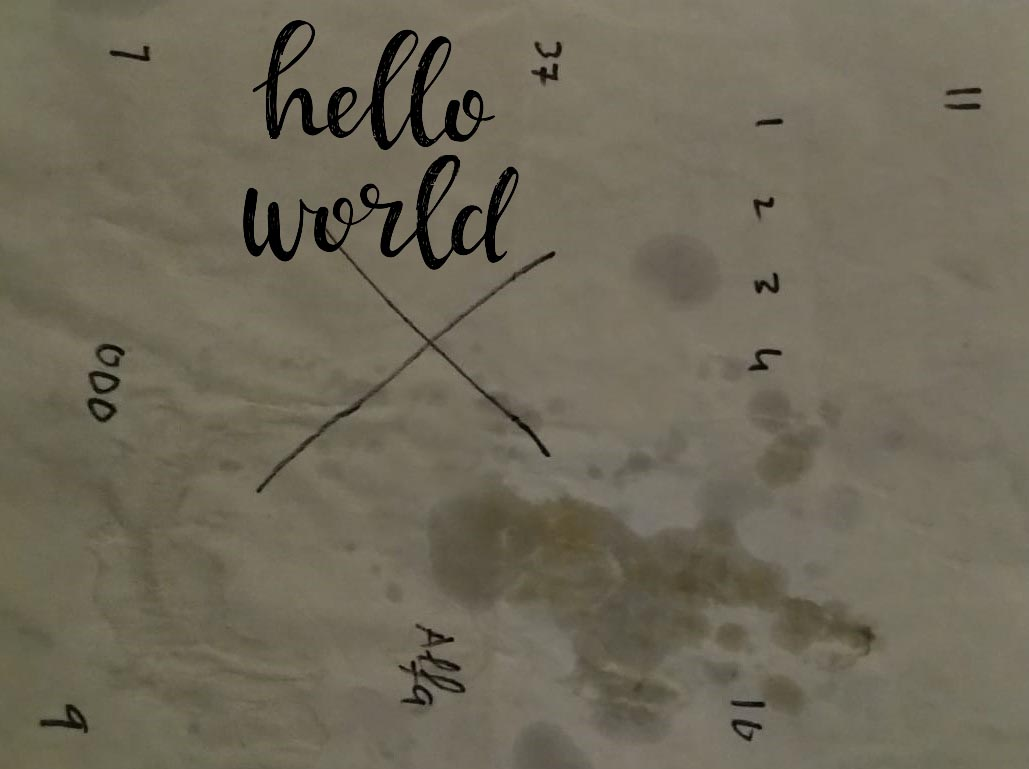
#> input picture test/very-bad-photo.jpg, 1029 x 769 px
$ python imageToGcode.py test/very-bad-photo.jpg   (older library calls are emulated)
#> lines starting #> are read from the running program, lines starting #| are printed output that depends on the picture; after the words box and inside, x2 and y2 are one past the last pixel; in counts of white or black regions, pixels touching at a corner belong together
import cv2
import numpy as np
import scipy.ndimage
import imutils
import fonctions
import sys
import os
import time
from math import hypot

# Retrieve image name from argument
img = sys.argv[1]


#$home = '/home/pi/'
home = os.getcwd()

path = home+'/'+img
print(path)
image = cv2.imread(path)
#> image is the input picture: shape (769, 1029, 3); mean B, G, R 89, 105.4, 111.6


# creating copy of original image
orig = image.copy()


# resize image so it can be processed
# choose optimal dimensions such that important content is not lost
#image = cv2.resize(image, (0,0), fx=0.5, fy=0.5)
#image = cv2.resize(image, (1500, 880))

#Set arbitraty max size (big size arout 3000 tested not working)

MAX_SIZE = 1600
height, width, channels = image.shape
#> height = 769; width = 1029; channels = 3

if(width > MAX_SIZE):
	height = round((MAX_SIZE*height)/width)
	width = MAX_SIZE
	image = cv2.resize(image, (width, height))
if(height > MAX_SIZE):
	image = cv2.resize(image, ( round((MAX_SIZE*width)/height), MAX_SIZE ))


###########################
# get sheet paper

###########################
# remove noises
gray = cv2.cvtColor(image, cv2.COLOR_BGR2GRAY)
blurred = cv2.GaussianBlur(image, (5, 5), 0)

hsv = cv2.cvtColor(image, cv2.COLOR_BGR2HSV)
#> hsv: shape (769, 1029, 3); mean H, S, V 22.4, 54.9, 111.6

# use script "get HSV and RGB Color.py" to get right settings
lower_white = np.array([0,0,100],dtype=np.uint8)
upper_white = np.array([179,255,255],dtype=np.uint8)

mask = cv2.inRange(hsv, lower_white, upper_white)
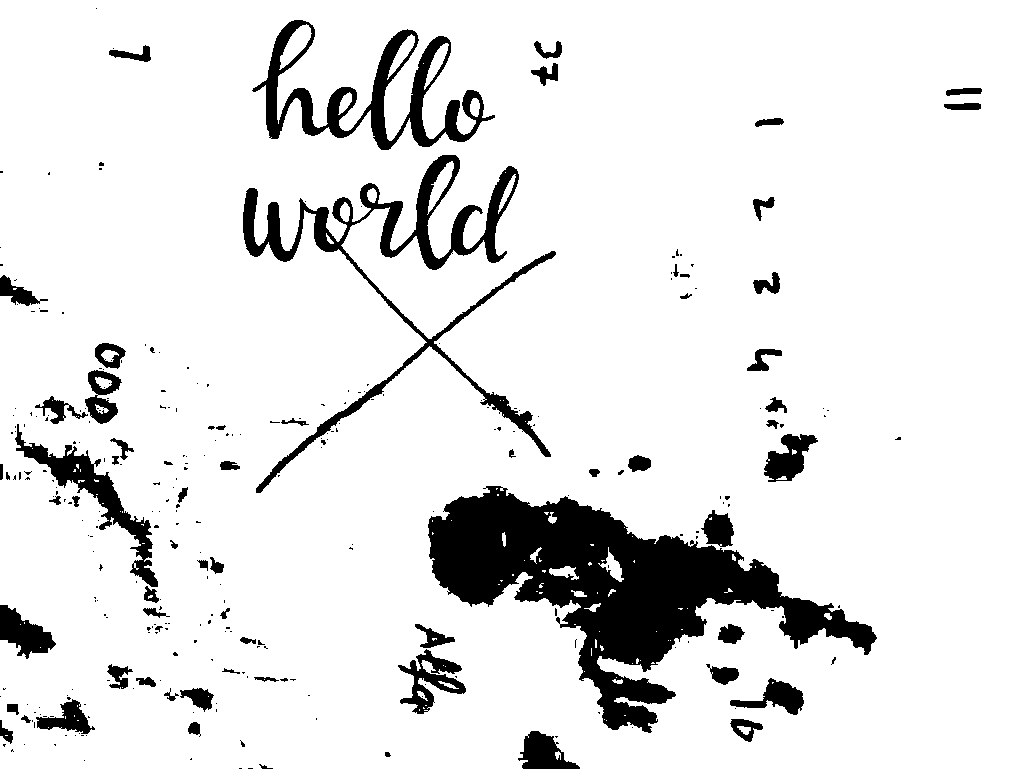
#> mask: shape (769, 1029); 89.6% white; 302 black regions (235 under 20 px)

##(4) find all the external contours on the threshed S
#_, cnts, _ = cv2.findContours(threshed, cv2.RETR_EXTERNAL, cv2.CHAIN_APPROX_SIMPLE)
cnts = cv2.findContours(mask, cv2.RETR_EXTERNAL, cv2.CHAIN_APPROX_SIMPLE)[-2]
#> cnts = 7 contours, 5 with area under 20; largest, box (x1, y1, x2, y2) and area: (0, 0, 1029, 769) 785530, (555, 751, 561, 760) 21

canvas  = image.copy()
cv2.drawContours(canvas, cnts, -1, (0,255,0), 1)

## sort and choose the largest contour
cnts = sorted(cnts, key = cv2.contourArea)
cnt = cnts[-1]
#> cnt = contour of 293 points, box (x1, y1, x2, y2) (0, 0, 1029, 769), area 785530


## approx the contour, so the get the corner points
arclen = cv2.arcLength(cnt, True)
#> arclen = 4013.4
approx = cv2.approxPolyDP(cnt, 0.02* arclen, True)
#> approx = [[0, 0], [0, 768], [1028, 768], [1028, 0]]
#cv2.drawContours(canvas, [cnt], -1, (255,0,0), 2, cv2.LINE_AA)
cv2.drawContours(canvas, [approx], -1, (0, 0, 255), 2, cv2.LINE_AA)


###########################
# convert image to sketch
###########################
def grayscale(rgb):
	return np.dot(rgb[...,:3],[0.259,0.587,0.114])  #  0.299,0.587,0.114  0.109,0.587,0.254
                              #0.199       0.001
def dodge(front,back):
	result=front*255/(255-back)
	result[result>255]=255
	result[back==255]=255
	return result.astype('uint8')

g=grayscale(image)
i=255-g
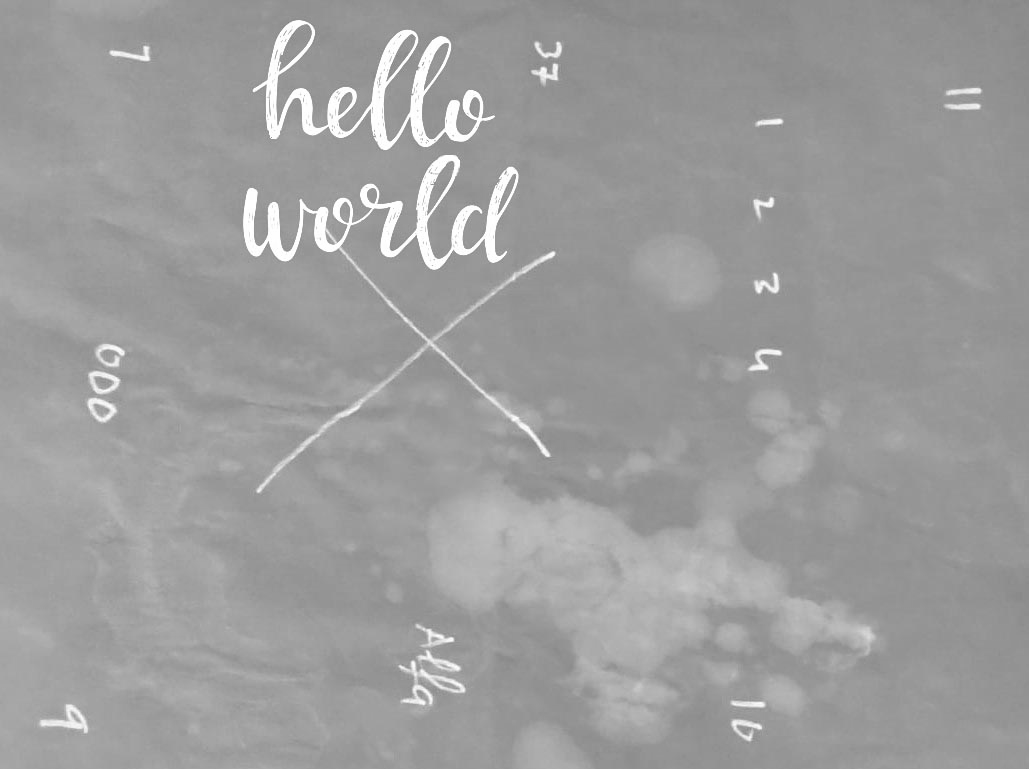
#> i: shape (769, 1029) float64; min 123.4, max 255, mean 157.4

b=scipy.ndimage.filters.gaussian_filter(i,sigma=10)
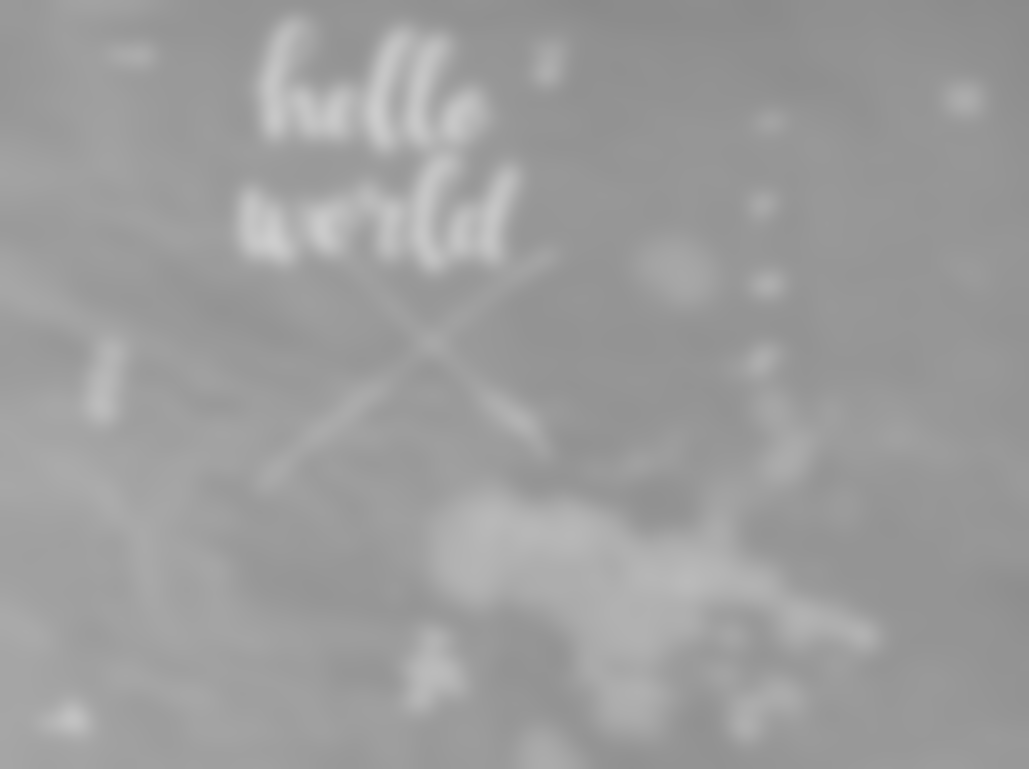
#> b: shape (769, 1029) float64; min 138.6, max 205.9, mean 157.4
sketch=dodge(b,g)
#> in dodge, `result[result>255]=255`:
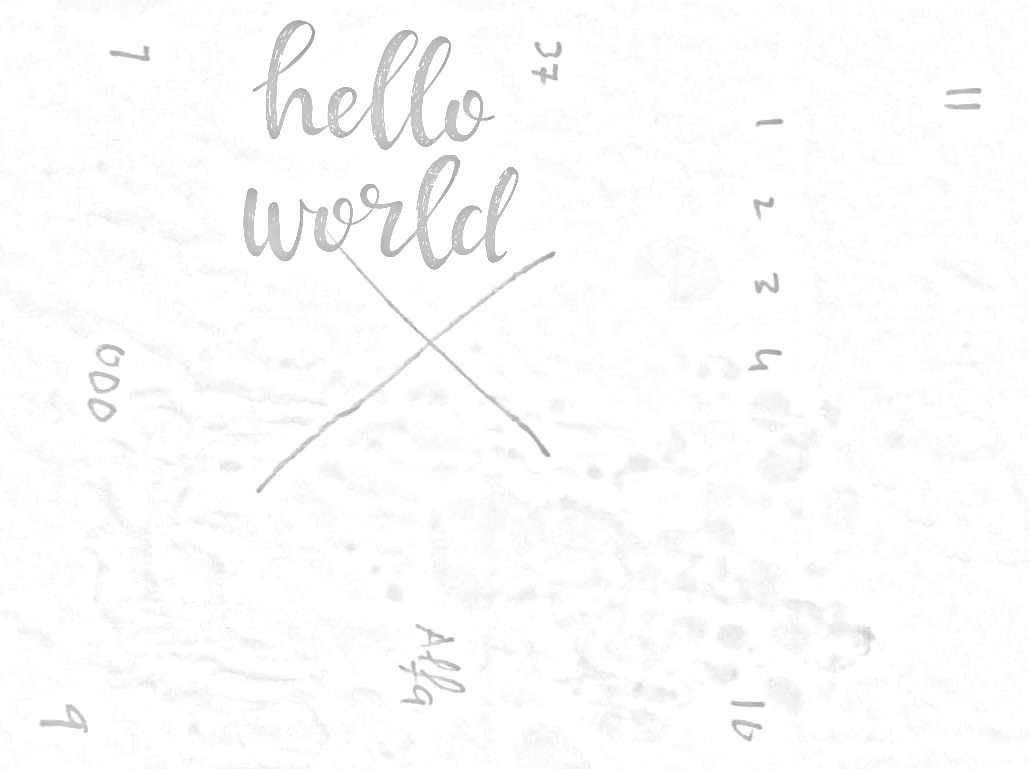
#> result: shape (769, 1029) float64; min 160.2, max 255, mean 252.1


########################
# convert contours to line
########################
ret, mask = cv2.threshold(sketch, 0, 255,cv2.THRESH_BINARY_INV |cv2.THRESH_OTSU)
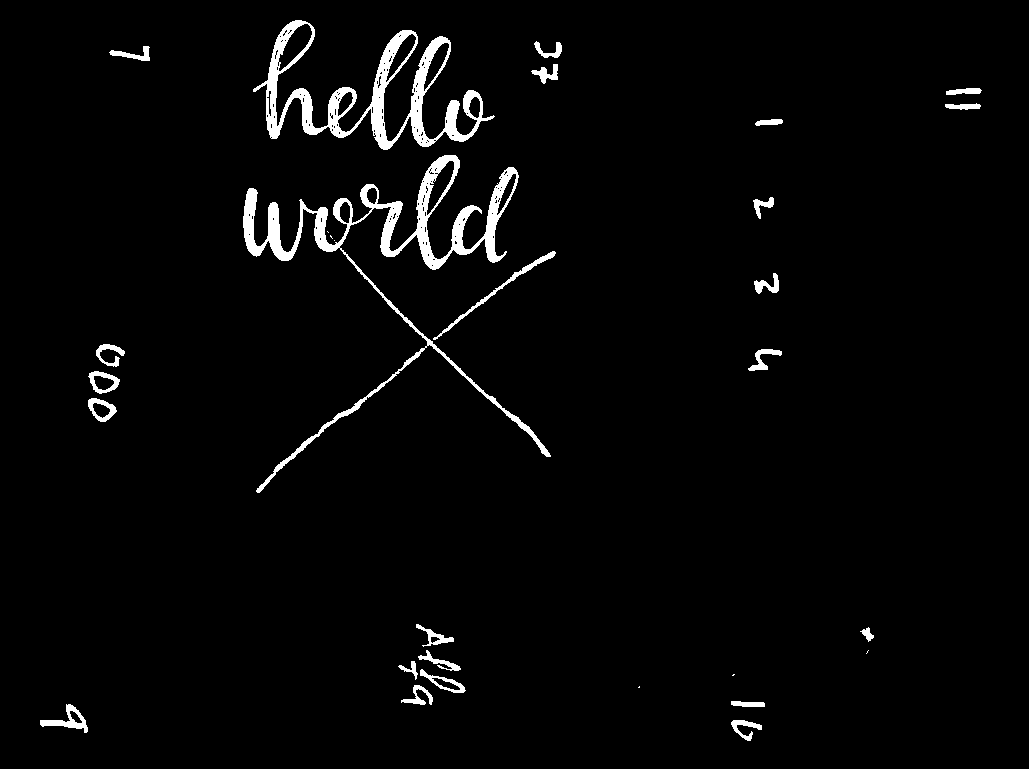
#> mask: shape (769, 1029); 2.7% white; 30 white regions (6 under 20 px), largest, box (x1, y1, x2, y2) and area: (243, 155, 551, 493) 8991, (253, 20, 495, 150) 7134, (433, 251, 556, 340) 564
#> ret = 223
#image[mask == 255] = [0, 0, 255]


sketch = mask

'''
# Testing
cv2.namedWindow('sketch',cv2.WINDOW_NORMAL)
cv2.resizeWindow('sketch', 700, 900)
cv2.imshow('sketch',sketch)
cv2.waitKey(0)
cv2.destroyAllWindows()
'''


# Invert image balck n white
invertedImage = cv2.bitwise_not(sketch)


# save image
cv2.imwrite('sketch.jpg',invertedImage)

# Wait for 1 seconds
time.sleep(1)

# generate gcode from rastercarve
gcode = os.popen("rastercarve --width 10 sketch.jpg").read()

# save gcode file to dataURI
f = open(home+'./sketch.gcode', 'w')
f.write(gcode)
f.close()
